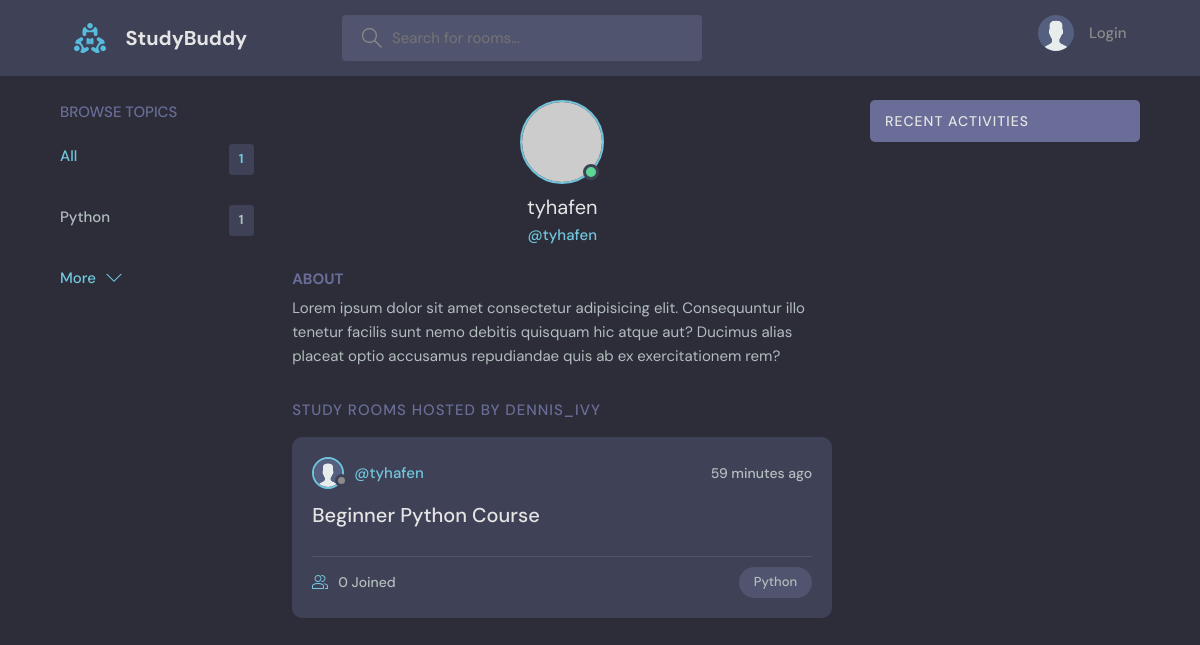
Page /profile/1/ on the committed database.
### base/models.py (models this page shows, shortened)
class Topic(models.Model):
    name = models.CharField(max_length=200)

class User(AbstractUser):
    name = models.CharField(max_length=200, null=True)
    email = models.EmailField(unique=True, null=True)
    bio = models.TextField(null=True)
    avatar = models.ImageField(null=True, default="avatar.svg")
    USERNAME_FIELD = 'email'
    REQUIRED_FIELDS = []

class Room(models.Model):
    host = models.ForeignKey(User, on_delete=models.SET_NULL, null=True)
    topic = models.ForeignKey(Topic, on_delete=models.SET_NULL, null=True)
    name = models.CharField(max_length=200)
    description = models.TextField(null=True, blank=True)
    participants = models.ManyToManyField(
        User, related_name='participants', blank=True)
    updated = models.DateTimeField(auto_now=True)
    created = models.DateTimeField(auto_now_add=True)
    class Meta:
        ordering = ['-updated', '-created']

### base/views.py (the view)
# urls.py: path('profile/<str:pk>/', views.userProfile, name="user-profile"),
def userProfile(request, pk):
    user = User.objects.get(id=pk)
    rooms = user.room_set.all()
    room_messages = user.message_set.all()
    topics = Topic.objects.all()
    context = {'user': user, 'rooms': rooms,
               'room_messages': room_messages, 'topics': topics}
    return render(request, 'base/profile.html', context)

### base/templates/base/profile.html (shortened to what this page needs)
  {% extends 'main.html' %}
  {% block content %}
  <main class="profile-page layout layout--3">
    <div class="container">
                   {% include 'base/topics_component.html' %}
      <div class="roomList">
        <div class="profile">
          <div class="profile__avatar">
            <div class="avatar avatar--large active">
              <img src="https://randomuser.me/api/portraits/men/11.jpg" />
            </div>
          </div>
          <div class="profile__info">
            <h3>{{user.username}}</h3>
            <p>@{{user.username}}</p>
          </div>
          <div class="profile__about">
            <h3>About</h3>
            <p>
              Lorem ipsum dolor sit amet consectetur adipisicing elit. Consequuntur illo tenetur
              facilis sunt nemo debitis quisquam hic atque aut? Ducimus alias placeat optio
              accusamus repudiandae quis ab ex exercitationem rem?
            </p>
          </div>
        </div>
        <div class="roomList__header">
          <div>
            <h2>Study Rooms Hosted by dennis_ivy</a>
            </h2>
          </div>
        </div>
                {% include 'base/feed_component.html' %}
      </div>
        {% include 'base/activity_component.html' %}
    </div>
  </main>
{% endblock content %}

### base/templates/base/topics_component.html
        <div class="topics">
          <div class="topics__header">
            <h2>Browse Topics</h2>
          </div>
          <ul class="topics__list">
            <li>
              <a href="{% url 'home' %}" class="active">All <span>{{topics.count}}</span></a>
            </li>
            {% for topic in topics %}
            <li>
              <a href="{% url 'home' %}?q={{topic.name}}">{{topic.name}}<span>{{topic.room_set.all.count}}</span></a>
            </li>
            {% endfor %}
          </ul>
          <button class="btn btn--link" href="{% url 'topics' %}">
            More
            <svg version="1.1" xmlns="http://www.w3.org/2000/svg" width="32" height="32" viewBox="0 0 32 32">
              <title>chevron-down</title>
              <path d="M16 21l-13-13h-3l16 16 16-16h-3l-13 13z"></path>
            </svg>
        </button>
        </div>

### base/templates/base/feed_component.html (shortened to what this page needs)
{% for room in rooms %}
<div class="roomListRoom">
    <div class="roomListRoom__header">
        <a href="{% url 'user-profile' room.host.id %}" class="roomListRoom__author">
            <div class="avatar avatar--small">
                <img src="{{room.host.avatar.url}}" />
            </div>
            <span>@{{room.host.username}}</span>
        </a>
        <div class="roomListRoom__actions">
            <span>{{room.created|timesince}} ago</span>
        </div>
    </div>
    <div class="roomListRoom__content">
        <a href="{% url 'room' room.id %}">{{room.name}}</a>
    </div>
    <div class="roomListRoom__meta">
        <a href="{% url 'room' room.id %}" class="roomListRoom__joined">
            {{room.participants.all.count}} Joined
        </a>
        <p class="roomListRoom__topic">{{room.topic.name}}</p>
    </div>
</div>
{% endfor %}

### rows in the picture
Topic: name "Python", room_set.all.count "1"
User: username "tyhafen"
Room: host.avatar (placeholder picture), host.username "tyhafen", created "59 minutes", name "Beginner Python Course", participants.all.count "0", topic.name "Python"

### other values in the picture
{{ topics.count }} "1"
